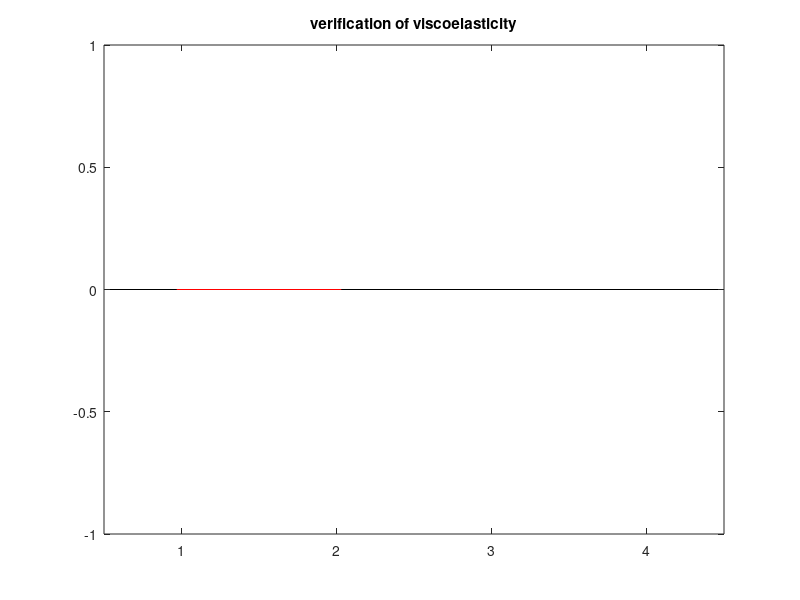

Write MATLAB code to recreate this figure. (Note: this script raises an error after producing the figure.)
% shows the elasticity values 
%%initialize 
close all ; clear all;
E_mean = zeros(4,1);
devi = zeros(4,1);

 %% KO
cd 'C:\Users\amnl\Desktop\Xian\matlab_code\analyze_data_indent\helendata\ko2';

pa2 = pwd;

D = dir([pa2 '\*.mat'])
Num = length(D(not([D.isdir])))

number_spot_KO = Num;

E_sample_KO = zeros(Num,1);

for i = 1:number_spot_KO
    load(['ko_spot' num2str(i) '.mat']);
    E_sample_KO(i) = youngs.Esample;

end


E_mean(4) = mean(E_sample_KO)
devi(4) = std(E_sample_KO)/sqrt(Num)

%% WT
cd 'C:\Users\amnl\Desktop\Xian\matlab_code\analyze_data_indent\helendata\wt2';

pa2 = pwd;

D = dir([pa2 '\*.mat'])
Num = length(D(not([D.isdir])))

number_spot_WT = Num;

E_sample_WT = zeros(Num,1);

for i = 1:number_spot_WT
    load(['wt_spot' num2str(i) '.mat']);
    E_sample_WT(i) = youngs.Esample;
end

E_mean(3) = mean(E_sample_WT)
devi(3) = std(E_sample_WT)/sqrt(Num)

%% plot

figure(2)
bar(E_mean, 0.5), hold on;
title('verification of viscoelasticity');
errorbar(E_mean, devi,'r','LineWidth',2);
hold off
